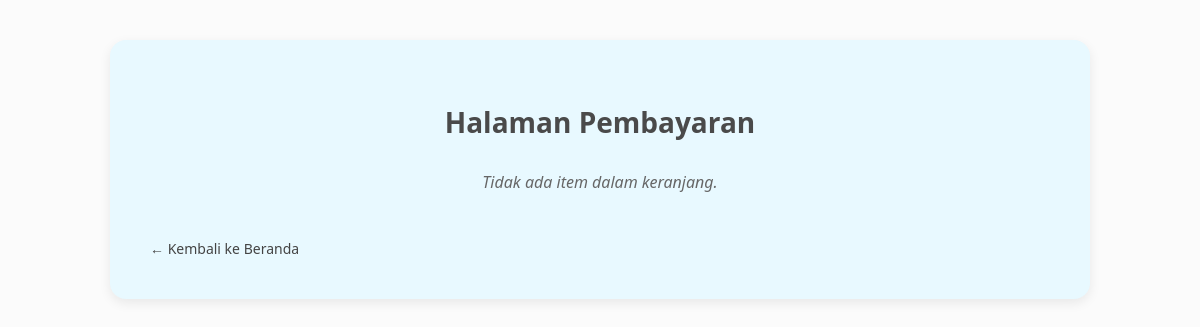
Page /obatsaku_website/pages/pembayaran.php on the earlier database version.
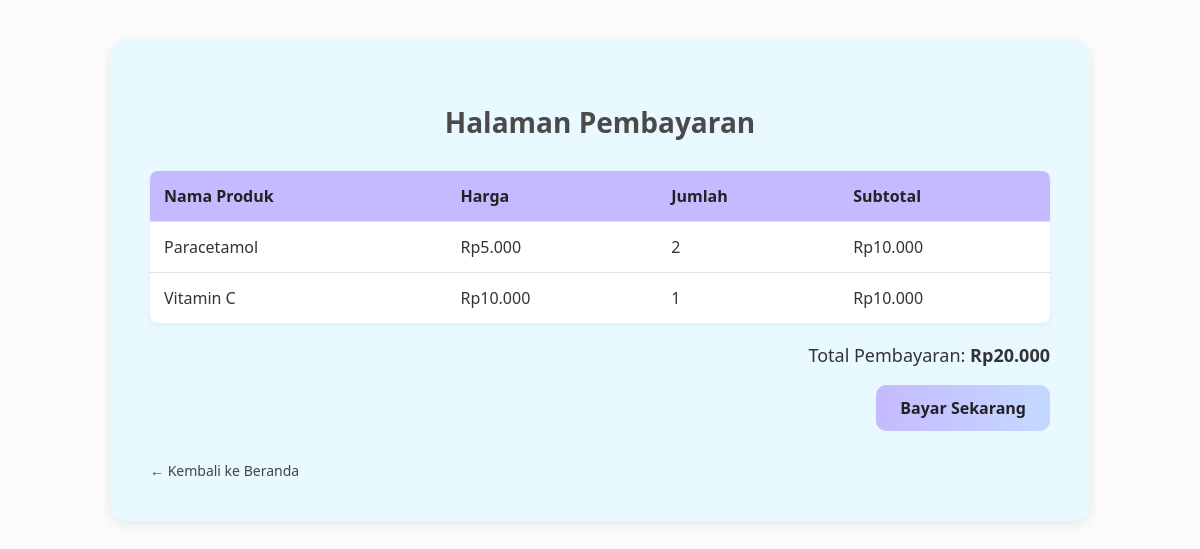
Same page on the later database version.
### tables this page shows
CREATE TABLE keranjang (
    id INT AUTO_INCREMENT PRIMARY KEY,
    nama_produk VARCHAR(255),
    harga INT,
    jumlah INT
);

### obatsaku_website/pages/pembayaran.php (the view, shortened to what this page needs)
<!DOCTYPE html>
<html lang="id">
<head>
</head>
<body>
    <div class="container">
        <h2>Halaman Pembayaran</h2>
        <?php
        $sql = "SELECT * FROM keranjang";
        $result = mysqli_query($conn, $sql);
        $total = 0;
        if (mysqli_num_rows($result) > 0): ?>
            <table>
                <tr>
                    <th>Nama Produk</th>
                    <th>Harga</th>
                    <th>Jumlah</th>
                    <th>Subtotal</th>
                </tr>
                <?php while ($row = mysqli_fetch_assoc($result)):
                    $subtotal = $row['harga'] * $row['jumlah'];
                    $total += $subtotal;
                    ?>
                    <tr>
                        <td><?= htmlspecialchars($row['nama_produk']) ?></td>
                        <td>Rp<?= number_format($row['harga'], 0, ',', '.') ?></td>
                        <td><?= $row['jumlah'] ?></td>
                        <td>Rp<?= number_format($subtotal, 0, ',', '.') ?></td>
                    </tr>
                <?php endwhile; ?>
            </table>
            <p class="total">Total Pembayaran: <strong>Rp<?= number_format($total, 0, ',', '.') ?></strong></p>
            <div style="text-align:right;">
                <a href="https://contoh-pembayaran.com/checkout" class="btn-bayar" target="_blank">Bayar Sekarang</a>
            </div>
        <?php else: ?>
            <p class="empty-message">Tidak ada item dalam keranjang.</p>
        <?php endif; ?>
        <a href="../index.php" class="back-link">← Kembali ke Beranda</a>
    </div>
</body>
</html>

### obatsaku_website/pages/pembayaran.php (style rules this page uses)
body { font-family: 'Segoe UI', Tahoma, Geneva, Verdana, sans-serif; background-color: #FBFBFB; margin: 0; padding: 0; color: #333; }
.container { max-width: 900px; margin: 40px auto; background: #E8F9FF; padding: 40px; border-radius: 16px; box-shadow: 0 4px 12px rgba(0,0,0,0.08); }
h2 { text-align: center; color: #4A4A4A; font-size: 28px; margin-bottom: 30px; }
table { width: 100%; border-collapse: collapse; background-color: #fff; border-radius: 8px; overflow: hidden; box-shadow: 0 2px 6px rgba(0,0,0,0.05); }
th { background-color: #C5BAFF; color: #222; text-align: left; padding: 14px; }
td { padding: 14px; border-top: 1px solid #e2e2e2; }
.total { text-align: right; font-size: 18px; margin-top: 20px; }
.btn-bayar { display: inline-block; background: linear-gradient(to right, #C5BAFF, #C4D9FF); color: #222; padding: 12px 24px; border: none; border-radius: 10px; text-decoration: none; font-weight: 600; transition: background 0.3s ease, transform 0.2s; }
.back-link { display: inline-block; margin-top: 30px; color: #444; text-decoration: none; font-size: 14px; }
.empty-message { text-align: center; color: #666; font-style: italic; }

Differences in the rows shown:
added keranjang: nama_produk "Paracetamol", harga "5.000", jumlah "2", subtotal "10.000"
added keranjang: nama_produk "Vitamin C", harga "10.000", jumlah "1", subtotal "10.000"
Other differences:
$total: (not shown) → "20.000"
text no longer shown: "Tidak ada item dalam keranjang."
text now shown: "Nama Produk Harga Jumlah Subtotal Total Pembayaran: Rp Bayar Sekarang"
